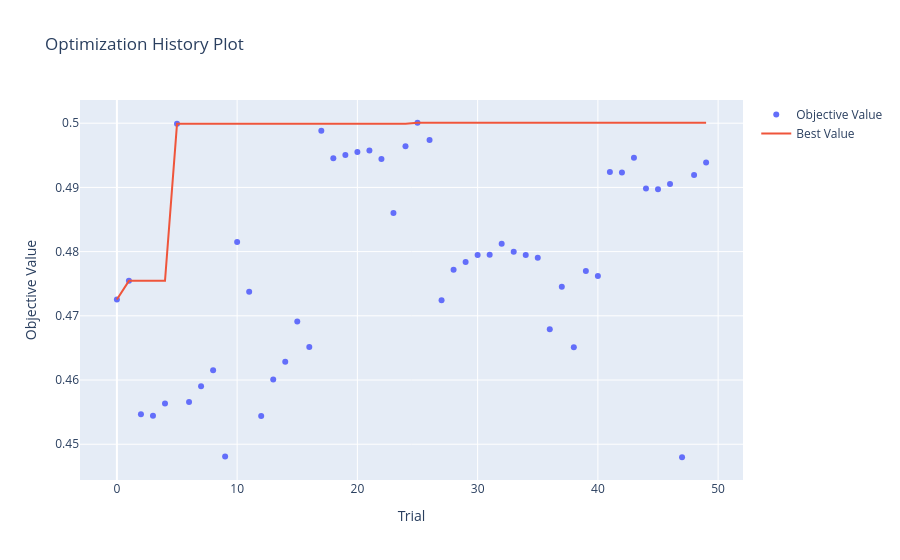

The code cell stored with this chart in its notebook:
### Markdown cell above
Train and optimize the model:

### Code cell
(optimized_RF, 
train_metrics_mean_RF,
train_metrics_std_RF, 
val_metrics_mean_RF, 
val_metrics_std_RF, 
test_metrics_RF,
precs_RF, recs_RF) = optimize_model(pipe_RF, params_dist_RF, 
                                    X_train, y_train, X_test, y_test, 
                                    cv=my_cv)

### Figure 1 — Plotly figure (JSON) as saved in the notebook; plotly's stock layout.template omitted (floating-point values rounded to 4 significant figures)
{"data": [{"mode": "markers", "name": "Objective Value", "type": "scatter", "x": [0, 1, 2, 3, 4, 5, 6, 7, 8, 9, 10, 11, 12, 13, 14, 15, 16, 17, 18, 19, 20, 21, 22, 23, 24, 25, 26, 27, 28, 29, 30, 31, 32, 33, 34, 35, 36, 37, 38, 39, 40, 41, 42, 43, 44, 45, 46, 47, 48, 49], "y": [0.4725, 0.4754, 0.4547, 0.4544, 0.4563, 0.4999, 0.4566, 0.459, 0.4615, 0.4481, 0.4815, 0.4738, 0.4544, 0.4601, 0.4629, 0.4691, 0.4652, 0.4988, 0.4945, 0.4951, 0.4955, 0.4957, 0.4944, 0.486, 0.4964, 0.5001, 0.4974, 0.4724, 0.4772, 0.4784, 0.4795, 0.4795, 0.4812, 0.48, 0.4795, 0.479, 0.4679, 0.4745, 0.4651, 0.477, 0.4762, 0.4924, 0.4923, 0.4946, 0.4898, 0.4897, 0.4905, 0.448, 0.4919, 0.4939]}, {"mode": "lines", "name": "Best Value", "type": "scatter", "x": [0, 1, 2, 3, 4, 5, 6, 7, 8, 9, 10, 11, 12, 13, 14, 15, 16, 17, 18, 19, 20, 21, 22, 23, 24, 25, 26, 27, 28, 29, 30, 31, 32, 33, 34, 35, 36, 37, 38, 39, 40, 41, 42, 43, 44, 45, 46, 47, 48, 49], "y": [0.4725, 0.4754, 0.4754, 0.4754, 0.4754, 0.4999, 0.4999, 0.4999, 0.4999, 0.4999, 0.4999, 0.4999, 0.4999, 0.4999, 0.4999, 0.4999, 0.4999, 0.4999, 0.4999, 0.4999, 0.4999, 0.4999, 0.4999, 0.4999, 0.4999, 0.5001, 0.5001, 0.5001, 0.5001, 0.5001, 0.5001, 0.5001, 0.5001, 0.5001, 0.5001, 0.5001, 0.5001, 0.5001, 0.5001, 0.5001, 0.5001, 0.5001, 0.5001, 0.5001, 0.5001, 0.5001, 0.5001, 0.5001, 0.5001, 0.5001]}, {"marker": {"color": "#cccccc"}, "mode": "markers", "name": "Infeasible Trial", "showlegend": false, "type": "scatter", "x": [], "y": []}], "layout": {"title": {"text": "Optimization History Plot"}, "xaxis": {"title": {"text": "Trial"}}, "yaxis": {"title": {"text": "Objective Value"}}}}
